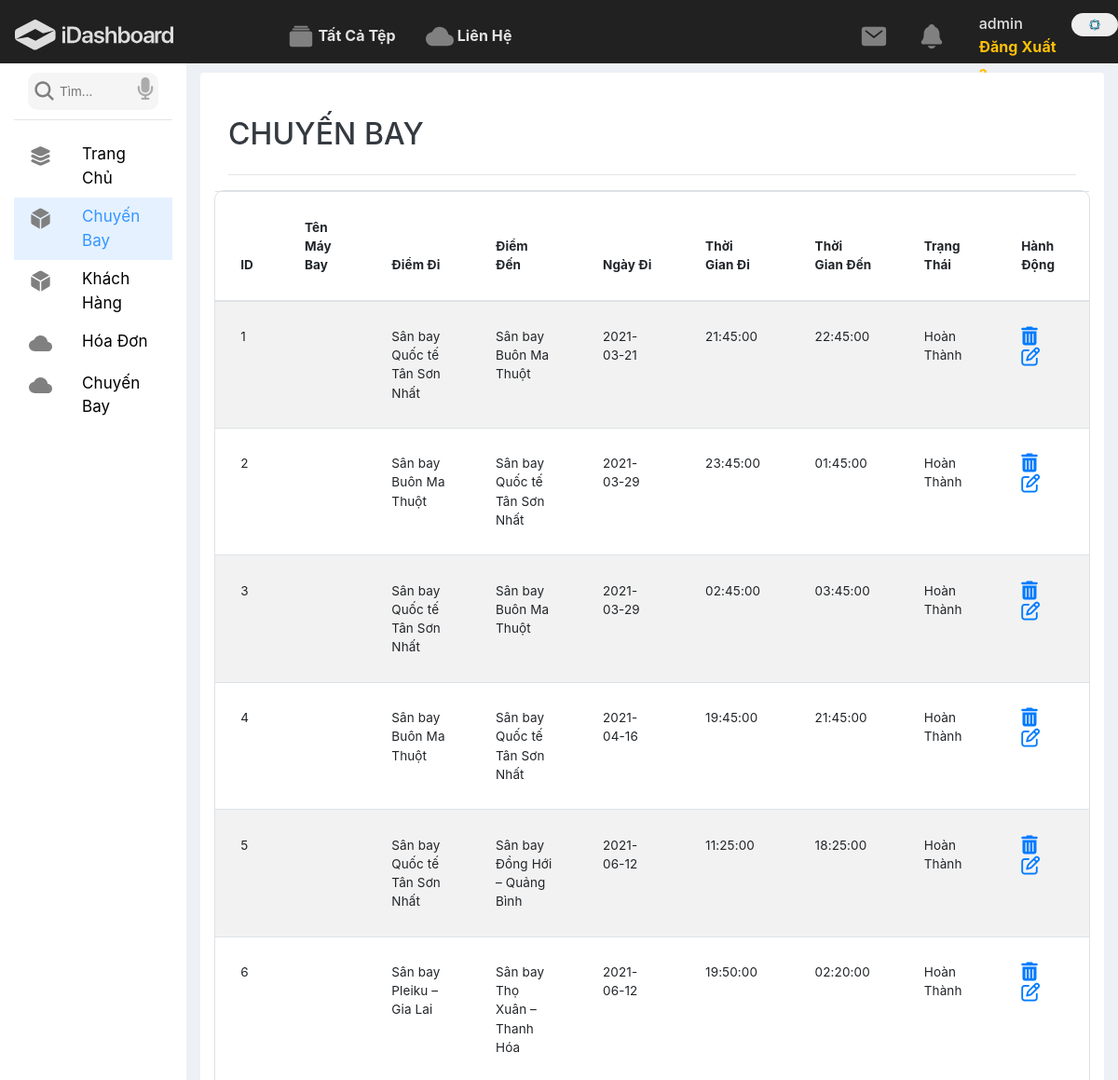
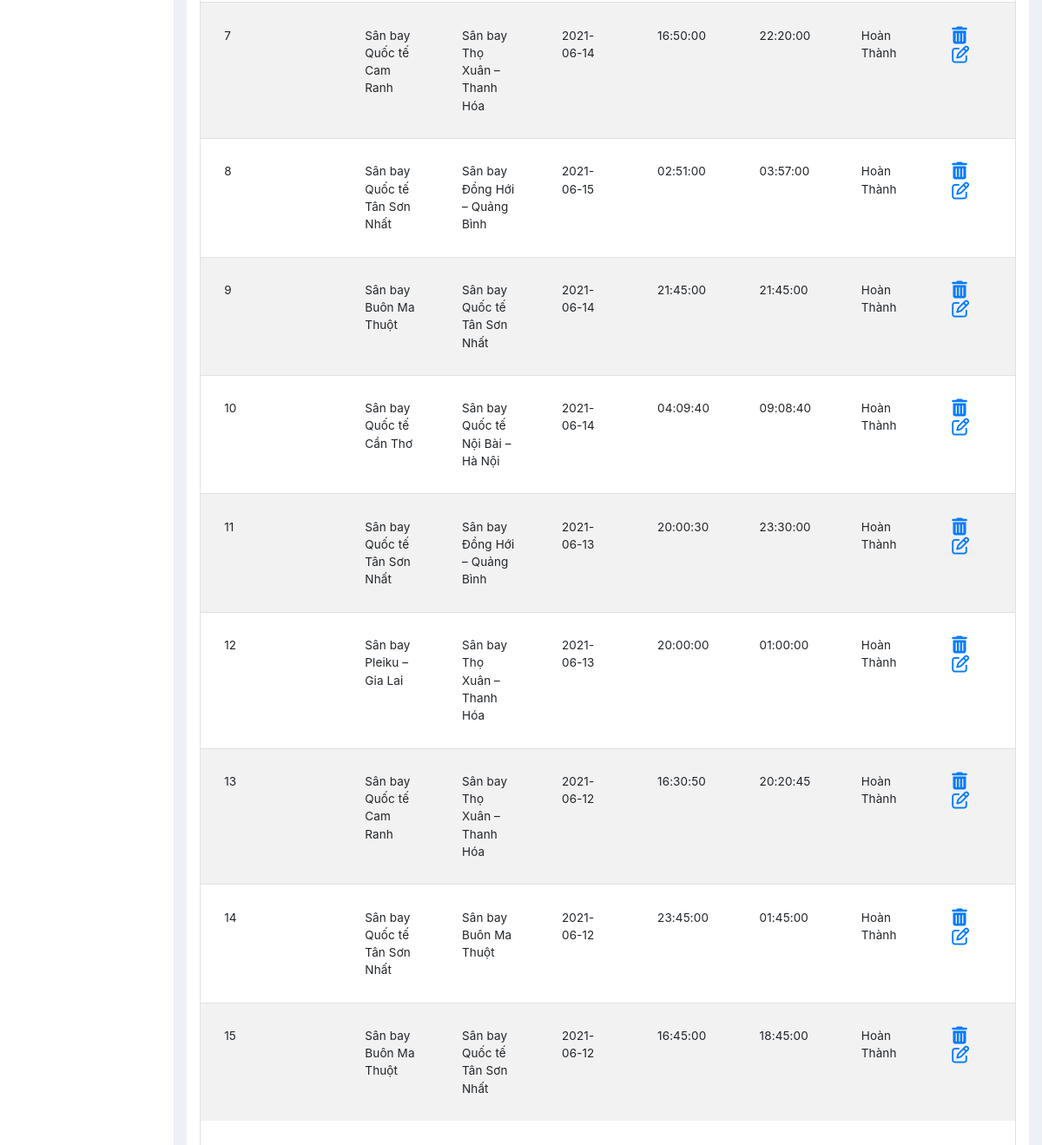
/admin/index.php?ctrl=ve&act=index (signed in), run on an earlier commit of the app's database (2 pictures, top to bottom).
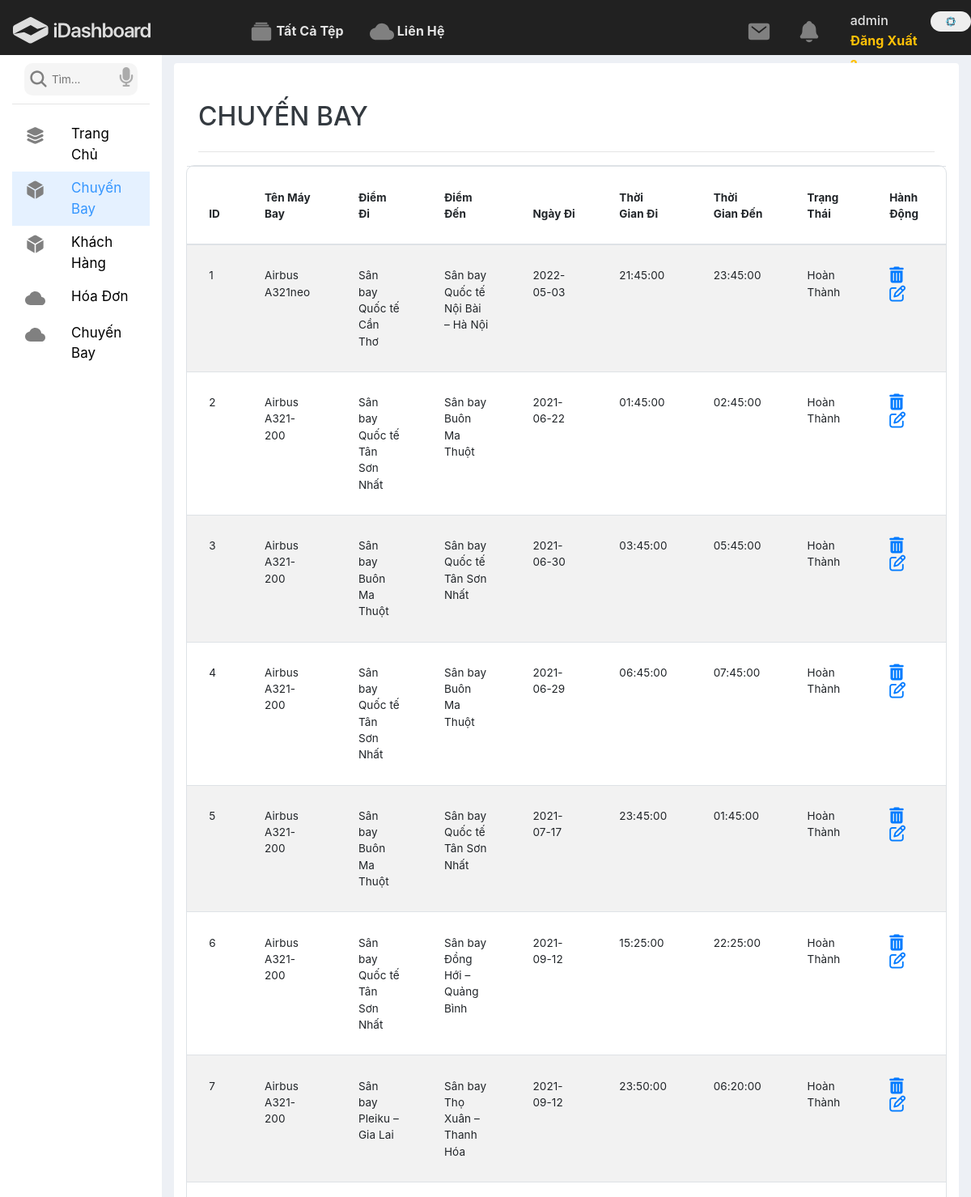
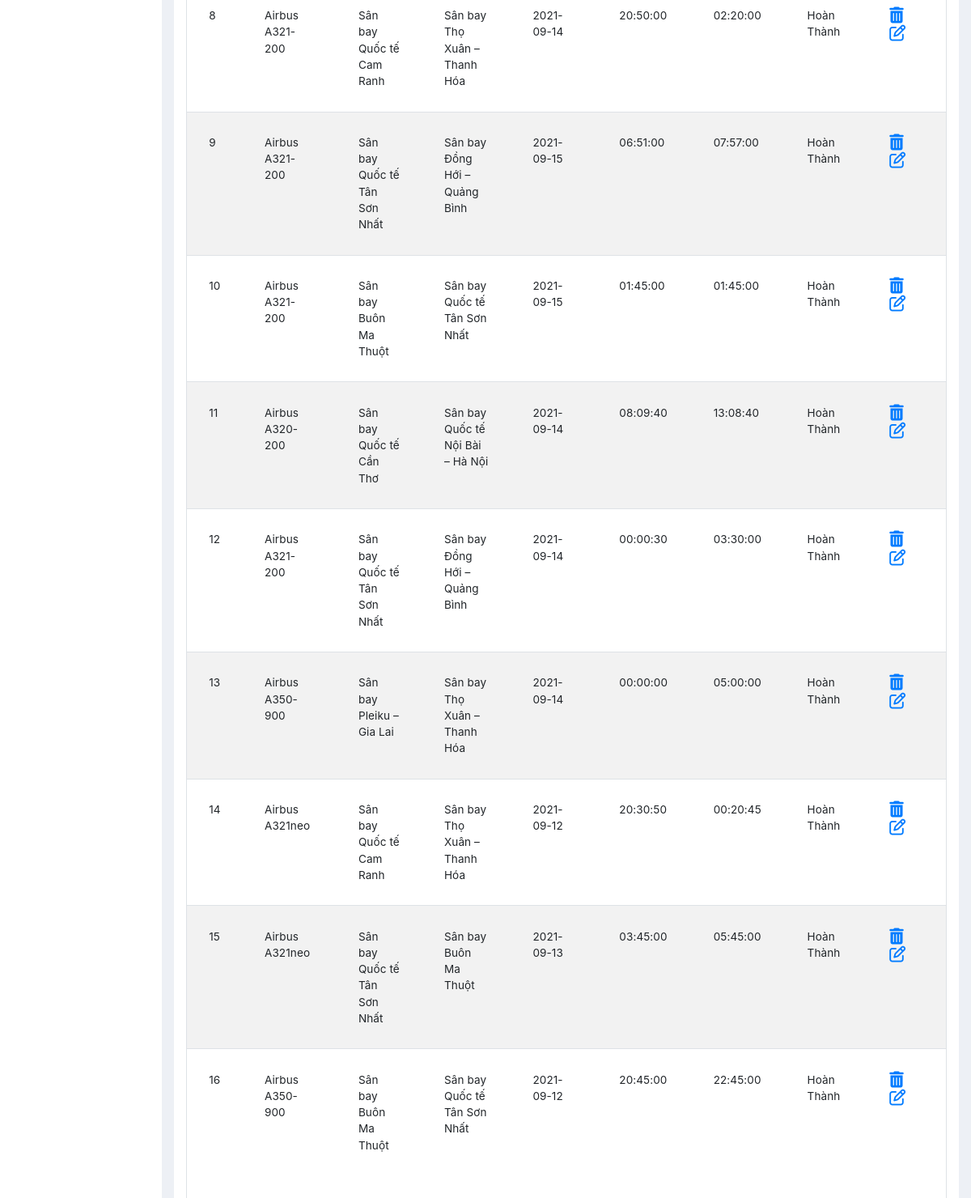
And on a later commit of the database (2 pictures, top to bottom).
### tables this page shows
CREATE TABLE `chuyenbay` (
  `id` int(11) NOT NULL,
  `idtuyenduong` int(11) NOT NULL,
  `idhang` int(11) DEFAULT NULL,
  `idnhanvien` int(11) DEFAULT NULL,
  `idmaybay` int(11) NOT NULL,
  `ngaydi` date NOT NULL,
  `giodi` time NOT NULL,
  `gioden` time NOT NULL,
  `trangthai` tinyint(1) DEFAULT NULL
);

CREATE TABLE `tuyenduong` (
  `id` int(11) NOT NULL,
  `iddiemdi` int(11) NOT NULL,
  `iddiemden` int(11) NOT NULL
);

CREATE TABLE `sanbay` (
  `idsanbay` int(11) NOT NULL,
  `tensanbay` varchar(255) NOT NULL,
  `masanbay` varchar(20) NOT NULL,
  `tinh` varchar(150) NOT NULL
);

CREATE TABLE `dsmaybay` (
  `id` int(11) NOT NULL,
  `name` varchar(255) NOT NULL,
  `anh` varchar(255) NOT NULL,
  `soghethuong` int(3) NOT NULL,
  `soghethuonggia` int(2) NOT NULL,
  `loaimaybay` varchar(255) DEFAULT NULL,
  `area_production` varchar(255) DEFAULT NULL,
  `hangmb` tinyint(1) NOT NULL
);

### system/database.php (called while the page is built, shortened)
<?php
function connect(){
    try {
        $ConnectionOption = array
            (
                PDO::MYSQL_ATTR_INIT_COMMAND => "SET NAMES 'utf8'",
                PDO::ATTR_ERRMODE => PDO::ERRMODE_EXCEPTION,
            );
        $conn = new PDO ('mysql:host='.HOST_DB.';dbname='.NAME_DB.';charset=utf8', USER_DB, PASS_DB, $ConnectionOption);
        $conn->setAttribute(PDO::ATTR_ERRMODE, PDO::ERRMODE_EXCEPTION);
        return $conn;
    } catch(PDOException $e) {
        include_once '../site/views/error/500.php';
    }
}
function result1($fe,$sql){
    $sqlValue = array_slice(func_get_args(),2);
    try {
        $conn = connect();
        $stmt = $conn->prepare($sql);
        $stmt->execute($sqlValue);
        if($fe===0)return $stmt->fetchAll();elseif($fe===1)return $stmt->fetch(PDO::FETCH_ASSOC);
    } catch (PDOException $e) {
        echo "Lỗi: " . $e->getMessage();
    }
    finally{
        unset($conn);
    }
}
?>

### admin/models/ve.php (called while the page is built, shortened)
<?php
function showAllve()
{
    $sql = "select * from chuyenbay ORDER BY chuyenbay.id DESC ";
    return result1(0, $sql);
}
function showTenmaybay($id){
    $sql ="select * from dsmaybay where id= '$id'";
    return result1(1,$sql)['name'];
}
function showdiemdi($id){
    $sql ="select * from sanbay  where idsanbay = '$id'";
    return result1(1,$sql)['tensanbay'];
}
function showiddiemdi($id){
    $sql ="select * from tuyenduong  where id = '$id'";
    return result1(1,$sql)['iddiemdi'];
}
function showiddiemden($id){
    $sql ="select * from tuyenduong  where id = '$id'";
    return result1(1,$sql)['iddiemden'];
}
?>

### admin/views/veindex.php (the view, shortened to what this page needs)
<div class="col-lg-10">
     <div class="l-box-white">
        <div class="container-fluid">
            <div class="row d-flex justify-content-between mt-3">
                <div class="col-lg-4 text-dark mt-3">
                    <h2>CHUYẾN BAY</h2>
                </div>
            </div>
            <hr>
            <div class="row mt-3">
                <div class="col-lg-12 bg-white pb-4 border">
                    <div class="row d-flex justify-content-center">
                        <table class="table table-striped w-100">
                            <thead class="thead-inverse">
                                <tr>
                                    <th>ID</th>
                                    <th width="200">Tên Máy Bay </th>
                                    <th width="300">Điểm Đi</th>
                                    <th width="300">Điểm Đến</th>
                                    <th width="300">Ngày Đi</th>
                                    <th width="150">Thời Gian Đi</th>
                                    <th width="150">Thời Gian Đến</th>
                                    <th width="200">Trạng Thái</th>
                                    <th width="200">Hành Động</th>
                                </tr>
                            </thead>
                            <tbody id="result">
                                <?php
                                    $i = 0;
                                    foreach ($selectData as $ve) {
                                        $i++;
                                        $id = $ve['id'];
                                        $today_date = strtotime(date("Y-m-d"));
                                        $another_date = $ve['ngaydi'];
                                        if ($today_date > strtotime($another_date)) {
                                            $trangthai = "Hoàn Thành";
                                        }
                                        $linkdel = "/ban-ve-may-bay/admin/index.php?ctrl=ve&act=del&iddel=" . $id;
                                        $linkedit = "/ban-ve-may-bay/admin/index.php?ctrl=ve&act=add&idedit=" . $id;
                                    ?>
                                    <tr>
                                        <td><?= $i ?></td>
                                        <td><?= showTenmaybay($ve['idmaybay']) ?></td>
                                            <td><?=showdiemdi(showiddiemdi($ve['idtuyenduong']))?></td>
                                            <td><?=showdiemdi(showiddiemden($ve['idtuyenduong']))?></td>
                                        <td class="ngaydi"><?= $ve['ngaydi'] ?></td>
                                        <td class="giodi"><?= $ve['giodi'] ?></td>
                                        <td class="gioden"><?= $ve['gioden'] ?></td>
                                        <td class="trangthai"><?=$trangthai?></td>
                                        <td>
                                            <a onclick='checkDelete("<?=$linkdel?>")'><i class="fa fa-trash mr-3" ></i></a>
                                            <a href="<?= $linkedit ?>"><i class="fa fa-edit"></i></a>
                                        </td>
                                    </tr>
                                <?php }
                                    ?>
                            </tbody>
                        </table>
                    </div>
                </div>
            </div>
        </div>
    </div>
</div>

### admin/index.php (shortened to what this page needs)
<?php
  if(isset($_SESSION['role'])&&($_SESSION['role'])==1){
    require_once "../system/database.php";
    require_once "views/layouts/header.php";
    $ctrl = 'home';
    if(isset($_GET['ctrl'])==true) $ctrl=$_GET['ctrl'];
    $pathFile = "controllers/$ctrl.php";
    if(file_exists($pathFile)== true) require_once $pathFile;
    else echo "controllers $ctrl not found 404";
    require_once "views/layouts/footer.php";
  }else{
      header("location: controllers/login.php?act=login");
  }
?>

### admin/views/layouts/header.php (shortened to what this page needs)
<!doctype html>
<html lang="en">
<head>
    <link rel="stylesheet" href="//code.jquery.com/ui/1.12.1/themes/base/jquery-ui.css">
    <link rel="stylesheet" href="https://stackpath.bootstrapcdn.com/bootstrap/4.3.1/css/bootstrap.min.css">
    <link rel="stylesheet" href="https://maxcdn.bootstrapcdn.com/font-awesome/4.7.0/css/font-awesome.min.css">
    <link rel="stylesheet" href="/ban-ve-may-bay/admin/views/css/chonghe.css">
    <link rel="stylesheet" href="/ban-ve-may-bay/admin/views/css/timve.css">
    <link rel="stylesheet" href="https://maxcdn.bootstrapcdn.com/font-awesome/4.7.0/css/font-awesome.min.css">
    <link rel="stylesheet" href="/ban-ve-may-bay/site/views/css/nhan/SweetAlert2.css">
    <link rel="stylesheet" href="//cdn.jsdelivr.net/npm/alertifyjs@1.13.1/build/css/alertify.min.css"/>
    <link rel="stylesheet" href="//cdn.jsdelivr.net/npm/alertifyjs@1.13.1/build/css/themes/default.min.css"/>
    <link rel="stylesheet" href="/ban-ve-may-bay/admin/views/css/style.css">
</head>
<body>
    <header>
        <div class="navhead bg-black">
            <div class="row">
                <div class="col-lg-3">
                    <nav class="navbar navbar-expand-sm navbar-dark ">
                        <a class="navbar-brand mr-5" href="#">
                    </a>
                    </nav>
                </div>
                <div class="col-lg-6">
                    <ul class="yoo-nav-list">
                        <li>
                            <a href="#">
                                <ion-icon name="albums" role="img" class="md hydrated" aria-label="albums"></ion-icon>Tất Cả Tệp
                            </a>
                        </li>
                        <li>
                            <a href="#">
                                <ion-icon name="cloud" role="img" class="md hydrated" aria-label="cloud"></ion-icon> Liên Hệ
                            </a>
                        </li>
                    </ul>
                </div>
                <div class="col-lg-3">
                    <div class="row">
                        <div class="col-lg-5">
                            <ul class="yoo-nav-list">
                                <li>
                                </li>
                                <li>
                                </li>
                            </ul>
                        </div>
                        <div class="col-lg-7">
                            <div class="yoo-toggle-body yoo-profile-nav yoo-style1">
                                <div class="yoo-toggle-btn yoo-profile-nav-btn">
                                    <div class="yoo-profile-nav-text mt-2">
                                        <h6 class="my-0"><?php echo $_SESSION['suser'];?></h6>
                                        <a href="/ban-ve-may-bay/admin/controllers/login.php?act=logout&idout=1" class="text-warning">Đăng Xuất ?</a>
                                    </div>
                                    <div class="yoo-profile-nav-img">
                                        <?php if(isset($_SESSION['adimg'])) {?>
                                        <img src="<?php echo $_SESSION['adimg']?>" class="logo" alt="profile">
                                        <?php }else{?>
                                            <img src="/ban-ve-may-bay/admin/views/img/maybay.jpg" class="logo" alt="profile">
                                        <?php }?>
                                    </div>
                                </div>
                            </div>
                        </div>
                    </div>
                </div>
            </div>
        </div>
    </header>
    <main>
        <div class="container-fluid">
            <div class="row">
                <div class="col-lg-2 nav-left bg-white">
                    <div class="yoo-sidebar-search">
                        <form action="#" class="yoo-search yoo-style1 yoo-search-md">
                            <input type="text" id="search_text" placeholder="Tìm..." class="yoo-search-input">
                            <div class="yoo-voice-btn"></div>
                            <div class="yoo-voice-btn2">
                                <i class="fa fa-microphone"></i>
                            </div>
                        </form>
                    </div>
                    <div class="nav-main mt-3">
                        <ul>
                            <li class="<?php if(!isset($_GET['ctrl'])) echo "active";?>">
                                <a href="/ban-ve-may-bay/admin/index.php" class="nav-link">
                                    <div class="nav-main__icon"></div>
                                    <div class="nav-main__text">Trang Chủ</div>
                                </a>
                            </li>
                            <li class="<?php if(isset($_GET['ctrl']) &&$_GET['ctrl']=="ve") echo "active";?>">
                                <div class="nav-link">
                                    <div class="nav-main__icon" ><label for="bv"></label></div>
                                    <div class="nav-main__text "><div id="bv" class="click_title">Chuyến Bay</div>
                                    </div>
                                </div>
                            </li>
                            <li class="<?php if(isset($_GET['ctrl']) &&$_GET['ctrl']=="khachhang") echo "active";?>">
                                <div class="nav-link">
                                    <div class="nav-main__icon" ><label for="bv"></label></div>
                                    <div class="nav-main__text "><div id="bv" class="click_title">Khách Hàng</div>
                                    </div>
                                </div>
                            </li>
                            <li class="<?php if(isset($_GET['ctrl']) &&$_GET['ctrl']=="hoadon") echo "active";?>">
                                <div class="nav-link">
                                <div class="nav-main__icon"></div>
                                    <div class="nav-main__text "><div id="bv" class="click_title">Hóa Đơn</div>
                                    </div>
                                </div>
                            </li>
                            <li class="<?php if(isset($_GET['ctrl']) &&$_GET['ctrl']=="timve") echo "active";?>">
                                <div class="nav-link">
                                <div class="nav-main__icon"></div>
                                    <div class="nav-main__text "><div id="bv" class="click_title">Chuyến Bay</div>
                                    </div>
                                </div>
                            </li>
                        </ul>
                    </div>
                </div>

### admin/controllers/ve.php (shortened to what this page needs)
<?php
    if(isset($_GET['act'])&&($_GET['act'])){
        $act = $_GET['act'];
    }else{
        $act = 'home';
    }
    switch ($act) {
        case 'index':
            $selectData = showAllve();
            include_once "views/veindex.php";
        break;
    }
?>

### admin/views/layouts/footer.php (shortened to what this page needs)
</div>
        </div>
    </main>
</body>
</html>

### admin/views/css/style.css (style rules this page uses)
a, a:hover, a:active { text-decoration: none !important; color: #303e67; }
body { margin: 0; overflow-x: hidden !important; font-size: .845rem; background-color: #edf0f5; color: rgba(0, 0, 0, 0.95); min-height: 100vh; letter-spacing: 0.1px; line-height: 1.5; font-family: "Inter", sans-serif; }
.bg-white { background-color: white; }
.bg-black { background-color: #212121; }
.border { border-radius: 10px; }
ul, li { list-style: none; padding: 0; margin: 0; }
.yoo-nav-list { margin-top: 0.5rem; display: flex; align-items: center; height: 60px; line-height: 76px; }
.yoo-toggle-body { height: 40px; line-height: 30px; align-items: center; margin-top: 0.5rem; }
.yoo-nav-list>li { margin-right: 2rem; }
.yoo-nav-list>li>a { color: rgba(255, 255, 255, 0.87); font-size: 12pt; font-weight: bold; }
.ionicon { fill: grey; }
.yoo-profile-nav-btn { display: flex; }
.logo { width: 50px; border-radius: 50px; margin-top: 0.3rem; margin-left: 1rem; }
.yoo-profile-nav-text { color: rgba(255, 255, 255, 0.87); font-size: 12pt; font-weight: bold; }
.yoo-sidebar-search { padding: 10px 15px; border-bottom: 1px solid rgba(0, 0, 0, 0.1); }
.yoo-search.yoo-style1 { -webkit-transition: all 0.3s ease; transition: all 0.3s ease; }
.yoo-search.yoo-style1 { position: relative; }
.yoo-search-input { background-color: rgba(0, 0, 0, 0.04); border-color: transparent; border-radius: 10px; width: 100%; height: 40px; padding: 0rem 2rem; }
.yoo-voice-btn, .yoo-voice-btn2 { position: absolute; background-color: transparent; border: none; font-size: 24px; padding: 0; top: 0px; color: rgba(0, 0, 0, 0.3); transition: all 0.3s ease; }
.nav-main__icon { color: rgba(0, 0, 0, 0.3); }
.yoo-voice-btn { left: 5px; }
.yoo-voice-btn2 { right: 5px; }
.nav-left { min-height: 655px; }
.nav-link { display: flex; }
.nav-main__icon { font-size: 19px; margin-right: 2rem; color: #919198; }
.nav-main__text { font-size: 17px; color: rgba(0, 0, 0, 9.5); display: flex; align-items: center; flex-direction: column; }
.active { background-color: #e5f1ff; }
.active .nav-main__icon, .active .nav-main__text { color: #3596ff; }
.click_title { cursor: pointer; transition: 0.5s; }
tr td .fa-trash, tr td .fa-edit { font-size: 20px !important; color: #007bff; }
.table td, .table th { padding: 1.7rem; }
.l-box-white { background: white; border-radius: 4px; margin-top: 10px; padding: 15px 15px; }

What changed in the data, as far as the page shows it:
added chuyenbay: idmaybay.name "Airbus A321neo", idtuyenduong.tensanbay "Sân bay Quốc tế Cần Thơ", idtuyenduong.tensanbay "Sân bay Quốc tế Nội Bài – Hà Nội", ngaydi "2022-05-03", giodi "21:45:00", gioden "23:45:00", ngaydi "Hoàn Thành"
changed chuyenbay (number 2 of 16 on the later page): idmaybay.name (not shown) → "Airbus A321-200"; ngaydi "2021-03-21" → "2021-06-22"; giodi "21:45:00" → "01:45:00"; gioden "22:45:00" → "02:45:00"
changed chuyenbay (number 3 of 16 on the later page): idmaybay.name (not shown) → "Airbus A321-200"; ngaydi "2021-03-29" → "2021-06-30"; giodi "23:45:00" → "03:45:00"; gioden "01:45:00" → "05:45:00"
changed chuyenbay (number 4 of 16 on the later page): idmaybay.name (not shown) → "Airbus A321-200"; ngaydi "2021-03-29" → "2021-06-29"; giodi "02:45:00" → "06:45:00"; gioden "03:45:00" → "07:45:00"
changed chuyenbay (number 5 of 16 on the later page): idmaybay.name (not shown) → "Airbus A321-200"; ngaydi "2021-04-16" → "2021-07-17"; giodi "19:45:00" → "23:45:00"; gioden "21:45:00" → "01:45:00"
changed chuyenbay (number 6 of 16 on the later page): idmaybay.name (not shown) → "Airbus A321-200"; ngaydi "2021-06-12" → "2021-09-12"; giodi "11:25:00" → "15:25:00"; gioden "18:25:00" → "22:25:00"
changed chuyenbay (number 7 of 16 on the later page): idmaybay.name (not shown) → "Airbus A321-200"; ngaydi "2021-06-12" → "2021-09-12"; giodi "19:50:00" → "23:50:00"; gioden "02:20:00" → "06:20:00"
changed chuyenbay (number 8 of 16 on the later page): idmaybay.name (not shown) → "Airbus A321-200"; ngaydi "2021-06-14" → "2021-09-14"; giodi "16:50:00" → "20:50:00"; gioden "22:20:00" → "02:20:00"
changed chuyenbay (number 9 of 16 on the later page): idmaybay.name (not shown) → "Airbus A321-200"; ngaydi "2021-06-15" → "2021-09-15"; giodi "02:51:00" → "06:51:00"; gioden "03:57:00" → "07:57:00"
changed chuyenbay (number 10 of 16 on the later page): idmaybay.name (not shown) → "Airbus A321-200"; ngaydi "2021-06-14" → "2021-09-15"; giodi "21:45:00" → "01:45:00"; gioden "21:45:00" → "01:45:00"
changed chuyenbay: idmaybay.name (not shown) → "Airbus A320-200"; ngaydi "2021-06-14" → "2021-09-14"; giodi "04:09:40" → "08:09:40"; gioden "09:08:40" → "13:08:40"
changed chuyenbay (number 12 of 16 on the later page): idmaybay.name (not shown) → "Airbus A321-200"; ngaydi "2021-06-13" → "2021-09-14"; giodi "20:00:30" → "00:00:30"; gioden "23:30:00" → "03:30:00"
changed chuyenbay (number 13 of 16 on the later page): idmaybay.name (not shown) → "Airbus A350-900"; ngaydi "2021-06-13" → "2021-09-14"; giodi "20:00:00" → "00:00:00"; gioden "01:00:00" → "05:00:00"
changed chuyenbay (number 14 of 16 on the later page): idmaybay.name (not shown) → "Airbus A321neo"; ngaydi "2021-06-12" → "2021-09-12"; giodi "16:30:50" → "20:30:50"; gioden "20:20:45" → "00:20:45"
changed chuyenbay (number 15 of 16 on the later page): idmaybay.name (not shown) → "Airbus A321neo"; ngaydi "2021-06-12" → "2021-09-13"; giodi "23:45:00" → "03:45:00"; gioden "01:45:00" → "05:45:00"
changed chuyenbay (number 16 of 16 on the later page): idmaybay.name (not shown) → "Airbus A350-900"; ngaydi "2021-06-12" → "2021-09-12"; giodi "16:45:00" → "20:45:00"; gioden "18:45:00" → "22:45:00"
